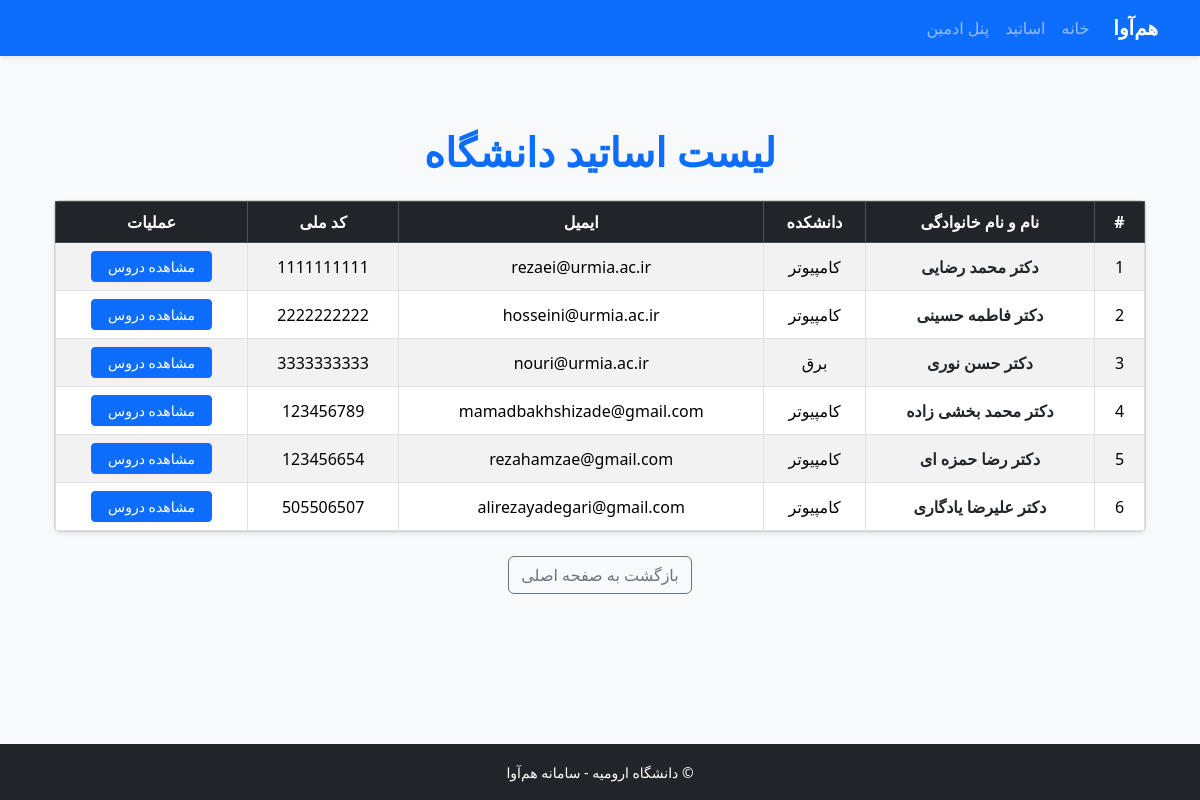
Page /computer/professors/ on the committed database.
### computer/models.py (models this page shows, shortened)
class Professor(models.Model):
    first_name = models.CharField(max_length=50, verbose_name="نام")
    last_name = models.CharField(max_length=50, verbose_name="نام خانوادگی")
    national_code = models.CharField(max_length=10, unique=True, verbose_name="کد ملی")
    email = models.EmailField(verbose_name="ایمیل")
    department = models.CharField(max_length=100, verbose_name="دانشکده")
    class Meta:
        verbose_name = "استاد"
        verbose_name_plural = "اساتید"

### computer/views.py (the view)
# urls.py: path('professors/', views.professor_list, name='professor_list'),
def professor_list(request):
    professors = Professor.objects.all()
    return render(request, 'computer/professor_list.html', {'professors': professors})

### computer/templates/computer/professor_list.html (shortened to what this page needs)
{% extends 'computer/base.html' %}
{% block content %}
<div class="container mt-5">
    <h1 class="text-primary fw-bold mb-4 text-center">لیست اساتید دانشگاه</h1>
    <div class="card shadow-sm">
        <div class="card-body p-0">
            <table class="table table-striped table-hover table-bordered text-center mb-0 align-middle">
                <thead class="table-dark">
                    <tr>
                        <th style="width: 50px;">#</th>
                        <th>نام و نام خانوادگی</th>
                        <th>دانشکده</th>
                        <th>ایمیل</th>
                        <th>کد ملی</th>
                        <th>عملیات</th>
                    </tr>
                </thead>
                <tbody>
                    {% for professor in professors %}
                        <tr>
                            <td>{{ forloop.counter }}</td>
                            <td class="fw-bold">
                                <a href="{% url 'computer:professor_detail' professor.pk %}" class="text-decoration-none text-dark">
                                    دکتر {{ professor.first_name }} {{ professor.last_name }}
                                </a>
                            </td>
                            <td>{{ professor.department }}</td>
                            <td>{{ professor.email }}</td>
                            <td>{{ professor.national_code }}</td>
                            <td>
                                <a href="{% url 'computer:professor_detail' professor.pk %}" class="btn btn-primary btn-sm px-3">
                                    مشاهده دروس
                                </a>
                            </td>
                        </tr>
                    {% empty %}
                        <tr>
                            <td colspan="6" class="text-muted py-4">هیچ استادی ثبت نشده است.</td>
                        </tr>
                    {% endfor %}
                </tbody>
            </table>
        </div>
    </div>
    <div class="text-center mt-4">
        <a href="{% url 'computer:home' %}" class="btn btn-outline-secondary">بازگشت به صفحه اصلی</a>
    </div>
</div>
{% endblock %}

### computer/templates/computer/base.html (shortened to what this page needs)
<!DOCTYPE html>
<html lang="fa" dir="rtl">
<head>
    <link href="https://cdn.jsdelivr.net/npm/bootstrap@5.3.3/dist/css/bootstrap.rtl.min.css" rel="stylesheet">
</head>
<body class="bg-light d-flex flex-column min-vh-100">
    <nav class="navbar navbar-expand-lg navbar-dark bg-primary shadow-sm">
        <div class="container">
            <a class="navbar-brand fw-bold" href="{% url 'computer:home' %}">هم‌آوا</a>
            <div class="collapse navbar-collapse">
                <ul class="navbar-nav me-auto">
                    <li class="nav-item"><a class="nav-link" href="{% url 'computer:home' %}">خانه</a></li>
                    <li class="nav-item"><a class="nav-link" href="{% url 'computer:professor_list' %}">اساتید</a></li>
                    <li class="nav-item"><a class="nav-link" href="/admin/">پنل ادمین</a></li>
                </ul>
            </div>
        </div>
    </nav>
    <main class="container my-4 flex-grow-1">
        {% block content %}{% endblock %}
    </main>
    <footer class="bg-dark text-white text-center py-3 mt-auto">
        <div class="container">
            <small>© دانشگاه ارومیه - سامانه هم‌آوا</small>
        </div>
    </footer>
</body>
</html>

### rows in the picture
Professor: first_name "محمد", last_name "رضایی", department "کامپیوتر", email "rezaei@urmia.ac.ir", national_code "1111111111"
Professor: first_name "فاطمه", last_name "حسینی", department "کامپیوتر", email "hosseini@urmia.ac.ir", national_code "2222222222"
Professor: first_name "حسن", last_name "نوری", department "برق", email "nouri@urmia.ac.ir", national_code "3333333333"
Professor: first_name "محمد", last_name "بخشی زاده", department "کامپیوتر", email "mamadbakhshizade@gmail.com", national_code "123456789"
Professor: first_name "رضا", last_name "حمزه ای", department "کامپیوتر", email "rezahamzae@gmail.com", national_code "123456654"
Professor: first_name "علیرضا", last_name "یادگاری", department "کامپیوتر", email "alirezayadegari@gmail.com", national_code "505506507"
